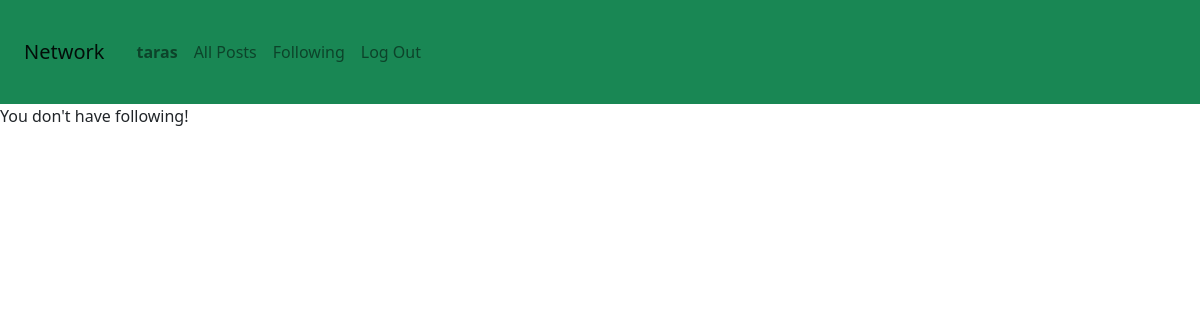
Page /following (signed in) on the earlier database version.
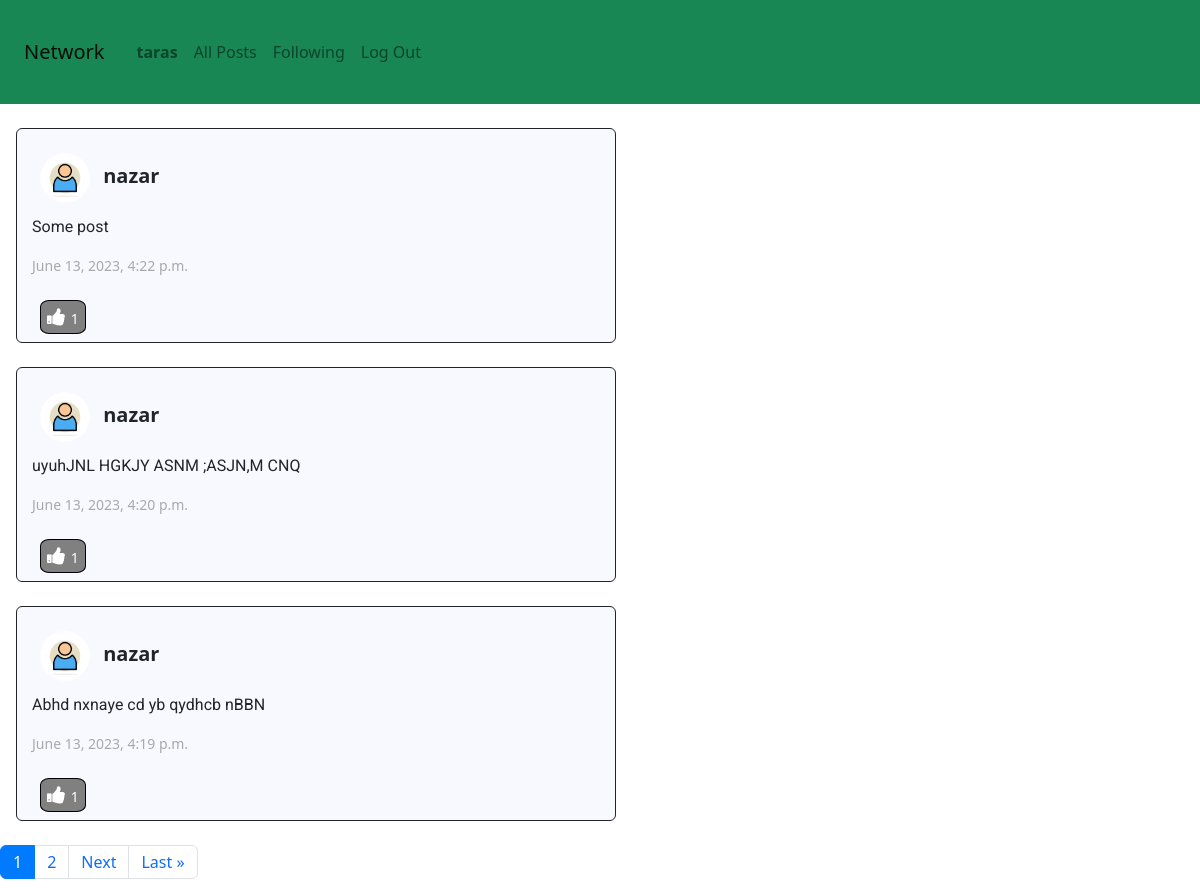
Same page on the later database version.
### network/models.py (models this page shows, shortened)
class Post(models.Model):
    text = models.TextField(
        max_length=264, verbose_name="")
    author = models.ForeignKey(
        User, on_delete=models.CASCADE ,
        related_name="myposts")
    date = models.DateTimeField(auto_now_add= True)

class User(AbstractUser):
    def __str__(self):
        if not self.first_name or not self.last_name:
            return f"{self.username}"
        return f"{self.first_name} {self.last_name}"

### network/views.py (the view)
# urls.py: path("following", views.load_following, name="following")
def load_following(request):
    allposts = []
    try:
        my_subscription = Subscription.objects.get(
            follower=User(pk=request.user.id))
        my_subscribers = my_subscription.subscribers.all()
        for subscriber in my_subscribers:
            subscriber_posts = subscriber.myposts.all()
            for post in subscriber_posts:
                allposts.append(post)
    except ObjectDoesNotExist:
        return render(request, "network/following.html",
                      {"message": "You don't have following!"})
    def myFunc(post):
        return post.date
    allposts.sort(reverse=True, key=myFunc)
    p = Paginator(allposts, 3, 2)
    page = request.GET.get("page")
    page_view = p.get_page(page)
    return render(request, "network/following.html",
                  {"page_view": page_view})

### network/templates/network/following.html (shortened to what this page needs)
{% extends "network/layout.html" %}
{% load static %}
{% block body %}
    {% if user.is_authenticated %}
        <div class="flex-column">
            {% for post in page_view.object_list %}
                <div class="col-6 m-4 ms-3 rounded post">
                    <h5 class=" pt-3 pb-0 m-0 post-author">
                        <img src="{% static 'network/images/colorfull_avatar.jpg' %}" alt="Avatar" class="avatar">
                        <b>{{ post.author.username }}</b>
                    </h5>
                    <p class=" pt-1 post-text">{{ post.text }}</p>
                    <p class="post-date">{{ post.date }}</p>
                    <div>
                        <button class="m-2 post-like" id="{{ post.id }}">
                            <i class="fa fa-thumbs-up" style="color: white;"></i>
                            <span class="score"> {{ post.plikes.count }} </span>
                        </button>
                    </div>
                </div>
            {% empty %}
                {{ message }}
            {% endfor %}
        </div>
    {% endif %}
    <nav aria-label="Page navigation example">
        <ul class="pagination">
            {% for n in page_view.paginator.page_range %}
                {% if page_view.number == n %}
                    <li class="page-item active"><a class="page-link" href="?page={{ n }}">{{ n }}</a></li>
                {% else %}
                    <li class="page-item"><a class="page-link" href="?page={{ n }}">{{ n }}</a></li>
                {% endif %}
            {% endfor %}
            {% if page_view.has_next %}
                <li class="page-item"><a class="page-link" href="?page={{ page_view.next_page_number }}">Next</a></li>
                <li class="page-item"><a class="page-link" href="?page={{ page_view.paginator.num_pages }}">Last &raquo;</a></li>
            {% endif %}
        </ul>
    </nav>
{% endblock %}

Differences in the rows shown:
now on this page (row edited): Post: author.username "nazar", text "Some post", date "June 13, 2023, 4:22 p.m.", plikes.count "1"
now on this page (row edited): Post: author.username "nazar", text "uyuhJNL HGKJY ASNM ;ASJN,M CNQ", date "June 13, 2023, 4:20 p.m.", plikes.count "1"
now on this page (row edited): Post: author.username "nazar", text "Abhd nxnaye cd yb qydhcb nBBN", date "June 13, 2023, 4:19 p.m.", plikes.count "1"
Other differences:
{{ message }}: "You don't have following!" → (not shown)
new list line: "1"
new list line: "2"
text now shown: "Next Last »"
